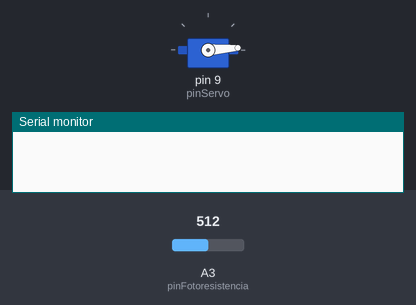
This sketch was run on a simulated Arduino Uno, built with avr-gcc and run on an emulated ATmega328P. Parts: servo, the last lines printed to the serial monitor. The test bench sets the inputs (shaded band); at power-on: A3 (pinFotoresistencia) = 512.

Above: at 0.1 s.
At 5.8 s:
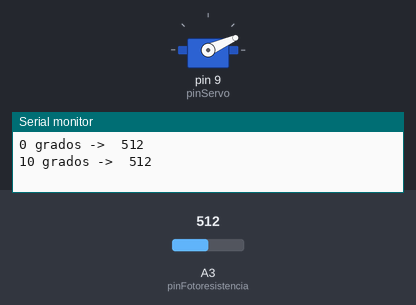
At 10.0 s:
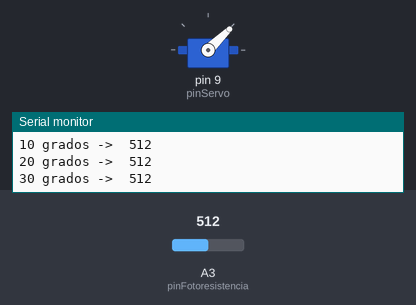
At 20.7 s:
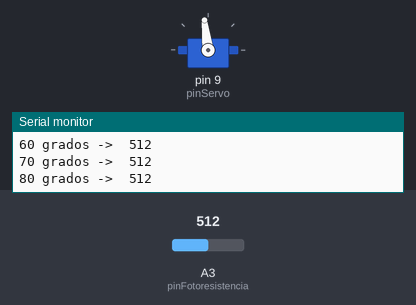
Timing chart, 0 to 24.2 s (numbered marks = the images above):
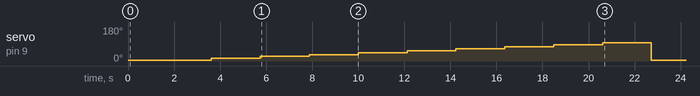

The sketch:

Contro_PI.ino
```cpp
// PROPORCIONAL (CHECK)

#include <Servo.h>
Servo servo;
//------------------------------------- CONFIGURACION -----------------------------------------------------
// PINES
int pinFotoresistencia = A3;
int pinServo = 9;
// ANGULOS SERVO (0-90)
int angulos_servo[10] = {4, 14, 24, 34, 44, 54, 65, 75, 86, 97};
int ADC_luz_por_angulo[10] = {0, 0, 0, 0, 0, 0, 0, 0, 0, 0};
// ANGULOS SERVO
int anguloCerrado = angulos_servo[0];
int anguloAbierto = angulos_servo[9] -3;
float anguloAux = 0;  // para la opción de movimiento controlado
// LUZ
int ADCLuz;
int ADCLuzFiltro;
int luz_minima = 1023;
int luz_maxima = 0;
// FILTRO
float alpha = 0.5;
// PROPORCIONAL - INTEGRAL
float error = 0;
float error_acumulado = 0;
float kp = 1.3;      // 0.9 (bien)   -   1.2   1.3 (bien)  1.4
float ki = 0.1;

// SETPOINT
int SetPoint = 300;
float angulo_servo = anguloCerrado;
//---------------------------------------- SETUP --------------------------------------------------

void setup() {

  Serial.begin(9600);
  servo.attach(pinServo);
  servo.write(anguloCerrado);
  delay(1500);

  // MAPEAR LUZ
  for (int i = 0; i<10; i++ ){
    servo.write(angulos_servo[i]);
    delay(1000);
    ADC_luz_por_angulo[i] = muestreo_de_luz();
    Serial.print(i*10);
    Serial.print(" grados ->  ");
    Serial.println(ADC_luz_por_angulo[i]);
  }
  servo.write(anguloCerrado);
  // ____CONOCER LUZ MAX Y LUZ MIN ______
  luz_minima = ADC_luz_por_angulo[0];
  luz_maxima = ADC_luz_por_angulo[9];

  delay(3000);

}

//--------------------------------------- FUNCIONES ---------------------------------------------------
int muestreo_de_luz() {
  double muestreos = 0;
  for (int i = 0; i<1000; i++){
    muestreos += analogRead(pinFotoresistencia);
    delay(1);
  }
  return (muestreos / 1000);
}

int filtro_adc(int valor_adc){
  return alpha * valor_adc + (1 - alpha) * ADCLuzFiltro;
}

int grados_a_ADC(int grados){
  int grados_en_ADC;

  if (grados >= 0 && grados<= 90){
    //buscar en que intervalo de grados (0-90) está
    int N = 1;   // N es el intervalo de trabajo
    for(int i=1; i<10; i++){
      if (grados >= (i-1)*10 && grados<= (i)*10){
        N = i;
      }
    }
    grados_en_ADC = map(grados, (N-1)*10, N*10, ADC_luz_por_angulo[N-1], ADC_luz_por_angulo[N]);
  }
  else{
    grados_en_ADC = 500;
    Serial.print("ERROR: Grados fuera del rango");

  }

  return grados_en_ADC;
}

int ADC_a_grados_servo(float adc){
  float grados_de_servo;
  // convertir a grados servo
  grados_de_servo = (adc/(luz_minima - luz_maxima)) * (anguloAbierto - anguloCerrado);

  return grados_de_servo;
}
void movimiento_controlado(int angulo, float paso){  // se mueve controladamente hasta ese angulo
  if (anguloAux > angulo){
    anguloAux -= paso;

  }
  else{
    anguloAux += paso;
  }
  if (anguloAux < anguloCerrado) anguloAux = anguloCerrado;
  if (anguloAux > anguloAbierto ) anguloAux = anguloAbierto;
  servo.write(anguloAux);

}
//------------------------------------------  LOOP  -------------------------------------------------
void loop() {
  // INPUT
  ADCLuz = analogRead(pinFotoresistencia);
  ADCLuzFiltro = filtro_adc(ADCLuz);
  // ERROR
  error = SetPoint - ADCLuzFiltro;      // expresado en ADC
  float errorp = (error/SetPoint)*100;  // expresado en %
  error_acumulado += error;               //para el integral
  if (error_acumulado > 1023) error_acumulado = 1023;  // limites de acumulacion
  if (error_acumulado < -1023) error_acumulado = -1023;

  // SEÑAL DE CONTROL
  float s_control = -((kp * error) + (ki*error_acumulado));
  float cambio_de_grados = ADC_a_grados_servo(s_control);
  // MAPEARLA a GRADOS SERVO
  angulo_servo +=  cambio_de_grados;
  if (angulo_servo <= anguloCerrado) angulo_servo = anguloCerrado;
  if (angulo_servo >= anguloAbierto) angulo_servo = anguloAbierto;
  // ESCRIBIR ANGULO
  if (angulo_servo >= anguloCerrado && angulo_servo <= anguloAbierto){
    servo.write(angulo_servo);
  }
  else{
    servo.write(angulos_servo[0]);
    Serial.println("ERROR al escribir angulo");
  }


  // CAMBIO DE SETPOINT Y KP
  if (Serial.available() > 0) {
    // Read the command
    String command = Serial.readStringUntil('\n');
    // Process the command
    if (command == "sp") {
      // Cambiar SetPoint
      Serial.println("Nuevo SetPoint:");
      while (!Serial.available()) {} // Wait for input
      int consola = Serial.parseInt(); // Read the new SetPoint value
      Serial.print("Nuevo Setpoint: ");
      Serial.println(consola);
      SetPoint = grados_a_ADC(consola);
      error_acumulado = 0;

    } else if (command == "kp") {
      // cambiar porcentaje bm (banda muerta)
      Serial.println("Nueva kp:");
      while (!Serial.available()) {} // Wait for input
      float numero = Serial.parseFloat(); // Read the new bm value
      kp = numero;
    }
      else if (command == "ki") {
      // cambiar porcentaje bm (banda muerta)
      Serial.println("Nueva KI:");
      while (!Serial.available()) {} // Wait for input
      float numero = Serial.parseFloat(); // Read the new bm value
      ki = numero;
    }
      else if (command == "fi") {
      // cambiar porcentaje bm (banda muerta)
      Serial.println("Nueva alpha:");
      while (!Serial.available()) {} // Wait for input
      float numero = Serial.parseFloat(); // Read the new bm value
      alpha = numero;
    }
  }


  // IMPRIMIR
  Serial.print("ADC: ");
  Serial.print(ADCLuzFiltro);

  Serial.print("    - Setpoint (ADC): ");
  Serial.print(SetPoint);
  Serial.print("    - Error(ADC): ");
  Serial.print(error);
  Serial.print("    - Error(%): ");
  Serial.print(errorp);
  Serial.print("%");
  Serial.print("    - Error_acumulado(ADC): ");
  Serial.print(error_acumulado);
  Serial.print("    - KP: ");
  Serial.print(kp);
  Serial.print("    - KI: ");
  Serial.println(ki);

  Serial.print(ADCLuzFiltro);
  Serial.print(",");
  Serial.print(ADCLuz);
  Serial.print(",");
  Serial.println(SetPoint);
}
```
